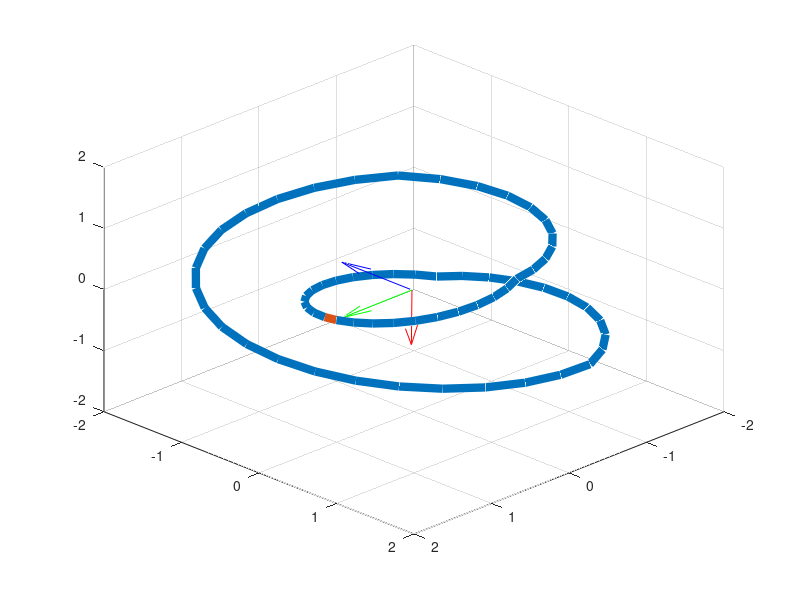

This figure's MATLAB source: (Note: this script raises an error after producing the figure.)
clear all, close all
%t = 0:.05:2.0*pi;
%z = vz*t + 1/2*a*t.^2;
%l = -1:0.1:1;

dx = 0;
dy = 0;
%% non deformed loop 0
% r = 1;
% t = 0:.1:2*pi;
% x = r*cos(t)+dx;
% y = r*sin(t)+dy;
% z = 0.001*cos(t);

%% deformed loop 1
% r = 1;
% t = 0:.1:2*pi;
% temp = abs(sin(t));
% x = r*cos(t) - 1*temp + dx;
% y = 1.4*r*sin(t) + dy;
% z = r*cos(t) + 1*temp;


%% deformed loop 2
t = 0:.2:4*pi;
radius = 0*t + 1;
max_ramp = 1;
ramp1 = 0:0.1:max_ramp;
ramp2 = 0:-0.1:-max_ramp;
radius(11:11+size(ramp1,2)-1) = radius(11:11+size(ramp1,2)-1) + ramp1
radius(12+size(ramp1,2)-1:end) = radius(12+size(ramp1,2)-1:end) + ramp1(end);
radius(41:41+size(ramp2,2)-1) = radius(41:41+size(ramp2,2)-1) + ramp2
radius(42+size(ramp2,2)-1:end) = radius(42+size(ramp2,2)-1:end) + ramp2(end);
x = radius.*cos(t);
y = radius.*sin(t);
z = 0.5*sin(t/2);






% x = l;
% y = l;
% z = 0*l;

gx = gradient(x);
gy = gradient(y);
gz = gradient(z);

perp_vector = [0,0,0]';
loop_center = [sum(x)./length(x);
               sum(y)./length(y);
               sum(z)./length(z)];

vector_length = 1;

for i = 1:length(gx)-1
    perp_vec_local = cross( [gx(i), gy(i), gz(i)]', [gx(i+1), gy(i+1), gz(i+1)]' );
    perp_vector = perp_vector + perp_vec_local;
end
parl_vector1 = [x(1) - loop_center(1);
                y(1) - loop_center(2);
                z(1) - loop_center(3)];
parl_vector2 = cross(perp_vector, parl_vector1);

perp_vector  = vector_length*-perp_vector  ./ norm(perp_vector,2);
parl_vector1 = vector_length*+parl_vector1 ./ norm(parl_vector1,2);            
parl_vector2 = vector_length*-parl_vector2 ./ norm(parl_vector2,2);



figure
view([1 1 1]);
axis([-1 1,-1 1, -1 1]);
axis([-2+dx 2+dx,-2+dy 2+dy, -2 2]);
% quiver3(x,y,z,u,v,w,scale)
hold on, grid on
variation = 0.05
plot3(x,y,z,'LineWidth', 6);
plot3([x(end),x(1)], [y(end),y(1)], [z(end),z(1)], 'LineWidth', 6);
%plot3([x(end),x(1)], [y(end),y(1)], [z(end),z(1)], 'r-.');


% plot3(loop_center(1), loop_center(2), loop_center(3), 'ko','MarkerFaceColor','r');

quiver3(loop_center(1), loop_center(2), loop_center(3), ...
        perp_vector(1), perp_vector(2), perp_vector(3), 'r');

quiver3(loop_center(1) , loop_center(2) , loop_center(3), ...
        parl_vector1(1), parl_vector1(2), parl_vector1(3), 'g');

quiver3(loop_center(1) , loop_center(2) , loop_center(3), ...
        parl_vector2(1), parl_vector2(2), parl_vector2(3), 'b');


% plot3([x(end), x(1)], [y(end), y(1)], [z(end), z(1)],'r', 'LineWidth', 4);

% set(gcf, 'PaperSize', [10 14]);


%% precalculation of the magnetic field over the grid
%grid_step = 1.0;
grid_step  = 0.8;
grid_step2 = 0.8;
%grid_step2 = 0.4;

[X_grid,Y_grid,Z_grid] = meshgrid(-2+dx:grid_step:2+dx, -2+dy:grid_step:2+dy, -2:grid_step:2);
U_grid = zeros(size(X_grid)); V_grid = zeros(size(Y_grid)); W_grid = zeros(size(Z_grid));


for i = 1:length(x)-1
    pl = [x(i); y(i); z(i)];
    dl = [x(i+1) - x(i); y(i+1) - y(i); z(i+1) - z(i)];
    for i1 = 1:size(X_grid,1)
        for i2 = 1:size(Y_grid,2)
            for i3 = 1:size(Z_grid,3)
                p = [X_grid(i1,i2,i3); Y_grid(i1,i2,i3); Z_grid(i1,i2,i3)];
                r  = p - pl;
                if r < 0.25
                    continue
                end
                cp = cross(dl,r) ./ (norm(r)^3);
%                 grad = grad + cp;
                U_grid(i1,i2,i3) = U_grid(i1,i2,i3) + cp(1);
                V_grid(i1,i2,i3) = V_grid(i1,i2,i3) + cp(2);
                W_grid(i1,i2,i3) = W_grid(i1,i2,i3) + cp(3);
            end
        end
    end
end
% mean_U_grid = abs(mean(mean(mean(U_grid))));
% mean_V_grid = abs(mean(mean(mean(V_grid))));
% mean_W_grid = abs(mean(mean(mean(W_grid))));
% 
% U_grid(U_grid > 1.5*mean_U_grid) = 0; U_grid(U_grid < -1.5*mean_U_grid) = 0;
% V_grid(V_grid > 1.5*mean_V_grid) = 0; V_grid(V_grid < -1.5*mean_V_grid) = 0;
% W_grid(W_grid > 1.5*mean_W_grid) = 0; W_grid(W_grid < -1.5*mean_W_grid) = 0;



%quiver3(X_grid, Y_grid, Z_grid, U_grid, V_grid, W_grid, 1, 'k');


Vmag = sqrt(U_grid.^2+V_grid.^2+W_grid.^2);

%[sx,sy,sz] = meshgrid(-1.999:grid_step2:1.999, -1.999:grid_step2:1.999, -2);

%[sx,sy,sz] = meshgrid(-1.3+dx, -1.4+dy, -1.98);
%streamcolor(X_grid,Y_grid,Z_grid,U_grid,V_grid,W_grid,sx,sy,sz,Vmag)

%[sx,sy,sz] = meshgrid(-2:grid_step:2,-2,-2:grid_step:2);
%streamcolor(X_grid,Y_grid,Z_grid,U_grid,V_grid,W_grid,sx,sy,sz,Vmag)
% [sx,sy,sz] = meshgrid(-2:grid_step:2,+2,-2:grid_step:2);
% streamcolor(X_grid,Y_grid,Z_grid,U_grid,V_grid,W_grid,sx,sy,sz,Vmag)

%[sx,sy,sz] = meshgrid(-2:grid_step2:2,-2:grid_step2:2,-2:grid_step2:2);
%streamcolor(X_grid,Y_grid,Z_grid,U_grid,V_grid,W_grid,sx,sy,sz,Vmag)

[sx,sy,sz] = meshgrid(-2+dx:grid_step2:2+dx,-2+dy:grid_step2:2+dy,-2);
streamcolor(X_grid,Y_grid,Z_grid,U_grid,V_grid,W_grid,sx,sy,sz,Vmag)

os1 = 0.4
[sx,sy,sz] = meshgrid(-2+dx+os1:grid_step2:2+dx+os1,-2+dy+os1:grid_step2:2+dy+os1,-2);
streamcolor(X_grid,Y_grid,Z_grid,U_grid,V_grid,W_grid,sx,sy,sz,Vmag)

%streamcolor(X_grid,Y_grid,Z_grid,U_grid,V_grid,W_grid,X_grid,Y_grid,Z_grid,Vmag)

%% starting points
%p  = [2; 2; 0.1];
p  = [2+dx; 0+dy; -2];



iterations = 100;
alfa = 1.0;
beta = 1.0;
% alfa = 1.0;
% beta = 1.0;

% mov = avifile('topology_controller1.avi'); 

grad_norm_max = 0.0
% pause(5);
for iter = 1:iterations
%     if iter == 180
%         beta = 0.1;
%         alfa = 0;
%     end
%     if iter == 200
%         beta = 0;
%         alfa = 1.5;
%     end
    grad = [0; 0; 0];
    for i = 1:length(x)-1
        pl = [x(i); y(i); z(i)];
        dl = [x(i+1) - x(i); y(i+1) - y(i); z(i+1) - z(i)];
        r  = p - pl;
        cp = cross(dl,r) ./ (norm(r)^3);
        grad = grad + cp;
    end
    
    %% check if gradient started to decrease
    grad_norm_current = norm(grad,2);
    if grad_norm_current > grad_norm_max
        grad_norm_max = grad_norm_current
    else
        zzz=0
        break
    end
    %% virtual loop closing
    pl = [x(end); y(end); z(end)];
    dl = [x(1) - x(end); y(1) - y(end); z(1) - z(end)];
    r  = p - pl;
    cp = cross(dl,r) ./ (norm(r)^3);
    grad = grad + cp;
    
    grad = grad ./ length(x);
    
    %% normalization and visualization
    if norm(grad) > 0.1
        grad = 0.1 * grad ./ norm(grad);
    end
    if norm(grad) < 0.05
        grad = 0.1 * grad ./ norm(grad);
    end
    
%     plot3(p(1),p(2),p(3),'k.','MarkerSize', 20);
%     quiver3(p(1),p(2),p(3),grad(1),grad(2),grad(3),'g');

    p = p + grad;
%     p(1) = p(1) + alfa*grad(1);
%     p(2) = p(2) + alfa*grad(2);
%     p(3) = p(3) + beta*grad(3);

%     p(1) = p(1) + alfa*dot(grad, parl_vector1);
%     p(2) = p(2) + alfa*dot(grad, parl_vector2);
%     p(3) = p(3) + beta*dot(grad, perp_vector);

%     grad_resp_loop = [alfa * dot(grad, parl_vector1);
%                       alfa * dot(grad, parl_vector2);
%                       beta * dot(grad, perp_vector )];
%     
%     p(1) = p(1) + dot(grad_resp_loop,[1,0,0]');
%     p(2) = p(2) + dot(grad_resp_loop,[0,1,0]');
%     p(3) = p(3) + dot(grad_resp_loop,[0,0,1]');
    
    drawnow
%     frame = getframe(gcf);
%     mov = addframe(mov,frame); 
end


% plot3(x+variation,y+variation,z+variation,'LineWidth', 6);
% plot3([x(end)+variation,x(1)+variation], [y(end)+variation,y(1)+variation], [z(end)+variation,z(1)+variation], 'LineWidth', 6);
% mov = close(mov);